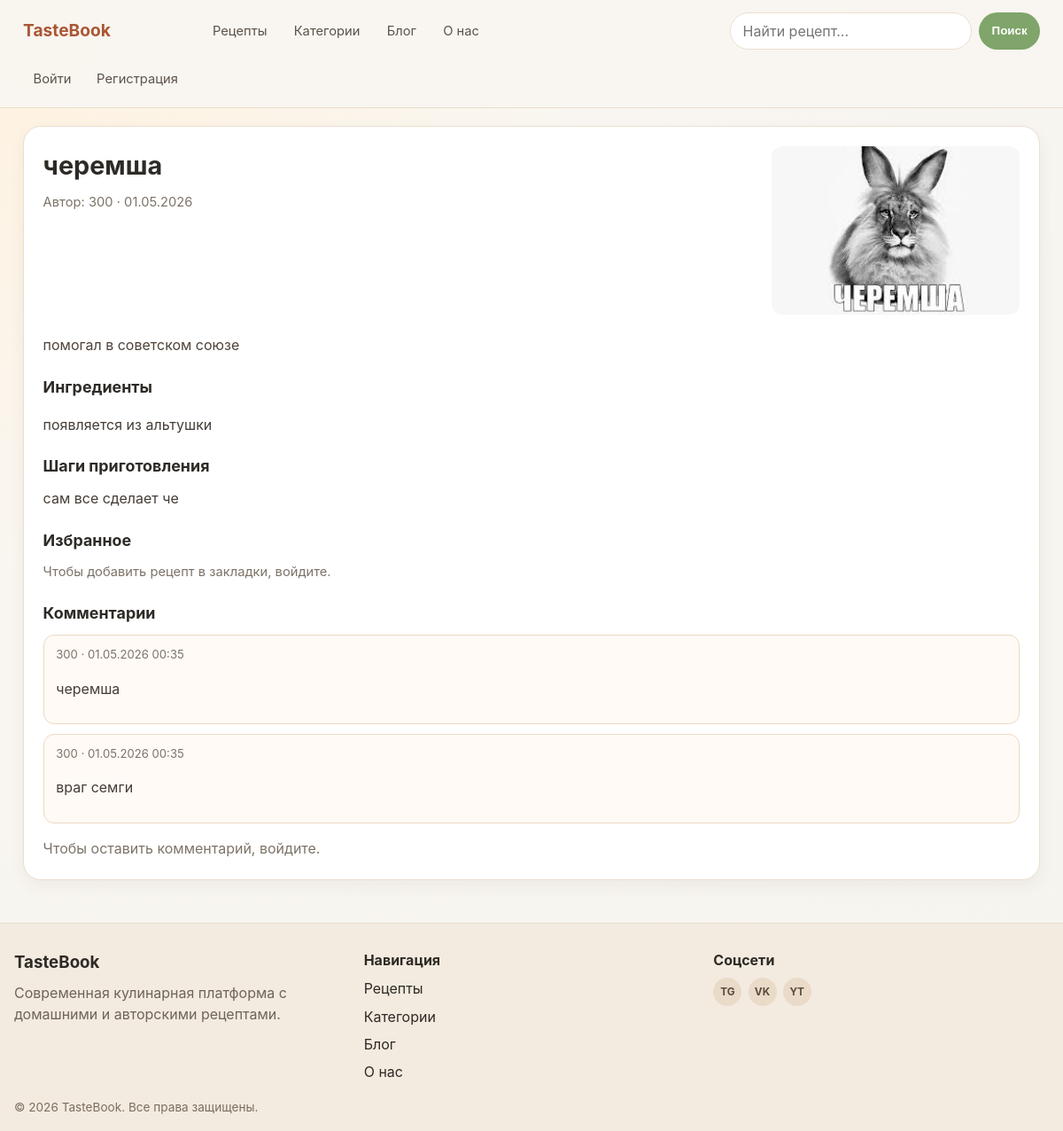
The app's page /recipe/2/ with its own data.
### recipes/models.py (models this page shows, shortened)
class Recipe(models.Model):
    title = models.CharField("Название", max_length=200)
    description = models.TextField("Описание", blank=True)
    ingredients = models.TextField("Ингредиенты")
    instructions = models.TextField("Инструкция по приготовлению")
    image = models.ImageField("Фото", upload_to="recipes/", blank=True, null=True)
    author = models.ForeignKey(
        settings.AUTH_USER_MODEL,
        verbose_name="Автор",
        on_delete=models.CASCADE,
        related_name="recipes",
    )
    category = models.ForeignKey(
        Category,
        verbose_name="Категория",
        on_delete=models.SET_NULL,
        related_name="recipes",
        null=True,
        blank=True,
    )
    is_seasonal = models.BooleanField("Сезонное блюдо", default=False)
    created_at = models.DateTimeField("Дата создания", auto_now_add=True)
    class Meta:
        verbose_name = "Рецепт"
        verbose_name_plural = "Рецепты"
        ordering = ("-created_at",)

class Comment(models.Model):
    recipe = models.ForeignKey(
        Recipe,
        verbose_name="Рецепт",
        on_delete=models.CASCADE,
        related_name="comments",
    )
    author = models.ForeignKey(
        settings.AUTH_USER_MODEL,
        verbose_name="Автор",
        on_delete=models.CASCADE,
        related_name="comments",
    )
    text = models.TextField("Текст комментария")
    created_at = models.DateTimeField("Дата создания", auto_now_add=True)
    class Meta:
        verbose_name = "Комментарий"
        verbose_name_plural = "Комментарии"
        ordering = ("created_at",)

### users/models.py (models this page shows)
class User(AbstractUser):
    is_blocked = models.BooleanField("заблокирован", default=False)
    class Meta:
        verbose_name = "Пользователь"
        verbose_name_plural = "Пользователи"

### recipes/views.py (the view, shortened to what this page needs)
# urls.py: path("recipe/<int:pk>/", views.recipe_detail, name="detail"),
def recipe_detail(request, pk):
    recipe = get_object_or_404(
        Recipe.objects.select_related("author", "category"),
        pk=pk,
    )
    comments = recipe.comments.select_related("author")
    comment_form = CommentForm()
    is_favorite = False
    if request.user.is_authenticated:
        is_favorite = Favorite.objects.filter(
            user=request.user, recipe=recipe
        ).exists()
    context = {
        "recipe": recipe,
        "comments": comments,
        "comment_form": comment_form,
        "is_favorite": is_favorite,
    }
    return render(request, "recipes/recipe_detail.html", context)

### recipes/forms.py
class CommentForm(forms.ModelForm):
    class Meta:
        model = Comment
        fields = ["text"]
        widgets = {
            "text": forms.Textarea(
                attrs={
                    "rows": 3,
                    "placeholder": "Напишите ваш комментарий...",
                }
            )
        }

### recipes/context_processors.py (called while the page is built)
def categories(request):
    return {"categories": Category.objects.all()}

### templates/recipes/recipe_detail.html (shortened to what this page needs)
{% extends "base.html" %}
{% block content %}
<article class="recipe">
    <header class="recipe__header">
        <div>
            <h1 class="recipe__title">{{ recipe.title }}</h1>
            <p class="recipe__meta">
                Автор: {{ recipe.author }} ·
                {{ recipe.created_at|date:"d.m.Y" }}
            </p>
        </div>
        {% if recipe.image %}
            <div class="recipe__image-wrapper">
                <img src="{{ recipe.image.url }}" alt="{{ recipe.title }}" class="recipe__image">
            </div>
        {% endif %}
    </header>
    {% if recipe.description %}
        <p class="recipe__description">{{ recipe.description }}</p>
    {% endif %}
    <section class="recipe__section">
        <h2 class="recipe__section-title">Ингредиенты</h2>
        <div class="recipe__ingredients">
            {% for line in recipe.ingredients.splitlines %}
                {% if line %}
                    <p class="recipe__ingredient">{{ line }}</p>
                {% endif %}
            {% endfor %}
        </div>
    </section>
    <section class="recipe__section">
        <h2 class="recipe__section-title">Шаги приготовления</h2>
        <div class="recipe__instructions">
            {{ recipe.instructions|linebreaksbr }}
        </div>
    </section>
    <section class="recipe__section">
        <h2 class="recipe__section-title">Избранное</h2>
        {% if user.is_authenticated %}
            <form method="post" action="{% url 'recipes:favorite_toggle' pk=recipe.pk %}">
                {% csrf_token %}
                <button type="submit" class="button button--ghost">
                    {% if is_favorite %}
                        Убрать из избранного
                    {% else %}
                        Добавить в избранное ❤️
                    {% endif %}
                </button>
            </form>
        {% else %}
            <p class="recipe__favorite-hint">
                Чтобы добавить рецепт в закладки,
                <a href="{% url 'users:login' %}?next={{ request.path }}">войдите</a>.
            </p>
        {% endif %}
    </section>
    <section class="recipe__section">
        <h2 class="recipe__section-title">Комментарии</h2>
        <div class="comments">
            {% for comment in comments %}
                <div class="comment">
                    <p class="comment__meta">
                        {{ comment.author }} · {{ comment.created_at|date:"d.m.Y H:i" }}
                    </p>
                    <p class="comment__text">
                        {{ comment.text|linebreaksbr }}
                    </p>
                </div>
            {% empty %}
                <p class="comments__empty">Комментариев пока нет. Будьте первым!</p>
            {% endfor %}
        </div>
        {% if user.is_authenticated %}
            <form method="post" class="form form--compact">
                {% csrf_token %}
                {{ comment_form.non_field_errors }}
                <div class="form__group">
                    <label for="{{ comment_form.text.id_for_label }}" class="form__label">
                        Ваш комментарий
                    </label>
                    {{ comment_form.text }}
                    {% for error in comment_form.text.errors %}
                        <p class="form__error">{{ error }}</p>
                    {% endfor %}
                </div>
                <button type="submit" class="button">Отправить</button>
            </form>
        {% else %}
            <p class="form__hint">
                Чтобы оставить комментарий,
                <a href="{% url 'users:login' %}?next={{ request.path }}">войдите</a>.
            </p>
        {% endif %}
    </section>
</article>
{% endblock %}

### templates/base.html (shortened to what this page needs)
<!DOCTYPE html>
<html lang="ru">
<head>
    {% load static %}
    <link rel="stylesheet" href="{% static 'css/style.css' %}">
</head>
<body class="page">
<header class="header">
    <div class="header__inner">
        <a href="{% url 'recipes:home' %}" class="logo">TasteBook</a>
        <nav class="nav nav--main">
            <a href="{% url 'recipes:home' %}" class="nav__link">Рецепты</a>
            <a href="{% url 'recipes:home' %}#categories" class="nav__link">Категории</a>
            <a href="{% url 'recipes:home' %}#blog" class="nav__link">Блог</a>
            <a href="{% url 'recipes:home' %}#about" class="nav__link">О нас</a>
        </nav>
        <form class="search" action="{% url 'recipes:home' %}" method="get" role="search">
            <input
                type="search"
                name="q"
                class="search__input"
                placeholder="Найти рецепт..."
                value="{{ request.GET.q|default:'' }}"
            >
            <button type="submit" class="search__button">Поиск</button>
        </form>
        <div class="header__auth">
            {% if user.is_authenticated %}
                <span class="header__user">{{ user.username }}</span>
                <a href="{% url 'recipes:favorites' %}" class="nav__link">Закладки</a>
                <a href="{% url 'users:profile' %}" class="nav__link">Профиль</a>
                <a href="{% url 'users:logout' %}" class="nav__link">Выйти</a>
            {% else %}
                <a href="{% url 'users:login' %}" class="nav__link">Войти</a>
                <a href="{% url 'users:register' %}" class="nav__link">Регистрация</a>
            {% endif %}
        </div>
    </div>
</header>
<main class="main">
    {% block content %}{% endblock %}
</main>
<footer class="footer" id="about">
    <div class="footer__inner">
        <div class="footer__column">
            <h3 class="footer__title">TasteBook</h3>
            <p class="footer__text">Современная кулинарная платформа с домашними и авторскими рецептами.</p>
        </div>
        <div class="footer__column">
            <h4 class="footer__subtitle">Навигация</h4>
            <div class="footer__links">
                <a href="{% url 'recipes:home' %}">Рецепты</a>
                <a href="{% url 'recipes:home' %}#categories">Категории</a>
                <a href="{% url 'recipes:home' %}#blog">Блог</a>
                <a href="{% url 'recipes:home' %}#about">О нас</a>
            </div>
        </div>
        <div class="footer__column">
            <h4 class="footer__subtitle">Соцсети</h4>
            <div class="socials">
                <a href="#" class="socials__link" aria-label="Telegram">TG</a>
                <a href="#" class="socials__link" aria-label="VK">VK</a>
                <a href="#" class="socials__link" aria-label="YouTube">YT</a>
            </div>
        </div>
    </div>
    <p class="footer__copy">© {% now "Y" %} TasteBook. Все права защищены.</p>
</footer>
</body>
</html>

### static/css/style.css (style rules this page uses)
:root { --bg: #f9f6f1; --surface: #ffffff; --surface-soft: #fffaf3; --text: #2e2a26; --muted: #7d7368; --primary: #c06a43; --primary-dark: #a95735; --accent: #7fa56a; --border: #eadfce; --shadow: 0 12px 32px rgba(57, 45, 36, 0.09); --radius: 18px; }
*, *::before, *::after { box-sizing: border-box; }
html, body { margin: 0; padding: 0; }
body.page { font-family: "Inter", "Segoe UI", system-ui, -apple-system, sans-serif; background: radial-gradient(circle at top left, #fff2df 0%, var(--bg) 38%, #f6f4ef 100%); color: var(--text); line-height: 1.55; }
a { color: inherit; text-decoration: none; }
.header { position: sticky; top: 0; z-index: 100; background: rgba(249, 246, 241, 0.9); backdrop-filter: blur(9px); border-bottom: 1px solid var(--border); }
.header__inner { max-width: 1180px; margin: 0 auto; padding: 0.85rem 1rem; display: grid; grid-template-columns: auto 1fr auto; gap: 1rem; align-items: center; }
.logo { font-weight: 700; font-size: 1.2rem; color: var(--primary-dark); }
.nav { display: flex; gap: 0.45rem; flex-wrap: wrap; }
.nav__link { padding: 0.38rem 0.72rem; border-radius: 999px; font-size: 0.92rem; color: #5c534a; transition: background 0.2s ease, color 0.2s ease; }
.search { display: flex; width: 100%; max-width: 350px; gap: 0.5rem; justify-self: end; }
.search__input { width: 100%; border: 1px solid var(--border); border-radius: 999px; padding: 0.5rem 0.85rem; background: #fff; color: var(--text); font: inherit; }
.search__button { border: none; border-radius: 999px; padding: 0.5rem 0.9rem; background: var(--accent); color: #fff; font-weight: 600; cursor: pointer; }
.header__auth { display: flex; align-items: center; justify-content: flex-end; gap: 0.35rem; flex-wrap: wrap; }
.main { max-width: 1180px; margin: 0 auto; padding: 1.25rem 1rem 3rem; }
.recipe { background: var(--surface); border: 1px solid var(--border); border-radius: calc(var(--radius) + 2px); padding: 1.35rem; box-shadow: 0 7px 18px rgba(69, 47, 29, 0.06); }
.recipe__header { display: grid; grid-template-columns: 1fr auto; gap: 1rem; }
.recipe__title { margin: 0 0 0.5rem; font-size: clamp(1.3rem, 2.4vw, 2rem); }
.recipe__meta, .recipe__favorite-hint, .comments__empty { margin: 0; color: var(--muted); font-size: 0.92rem; }
.recipe__image { width: 280px; height: 190px; object-fit: cover; border-radius: 12px; }
.recipe__description { color: #4e433a; margin: 1rem 0 0; }
.recipe__section { margin-top: 1.3rem; }
.recipe__section-title { margin: 0 0 0.65rem; font-size: 1.12rem; }
.recipe__instructions, .recipe__ingredient, .comment__text { color: #463d36; }
.comments { display: grid; gap: 0.65rem; margin-bottom: 1rem; }
.comment { background: #fffaf5; border: 1px solid #ecd9c3; border-radius: 12px; padding: 0.7rem 0.85rem; }
.comment__meta { margin: 0 0 0.3rem; color: var(--muted); font-size: 0.82rem; }
.form__hint { margin: 0.5rem 0 0; color: var(--muted); }
.footer { border-top: 1px solid var(--border); background: #f3ebdf; padding: 1.8rem 1rem 1rem; }
.footer__inner { max-width: 1180px; margin: 0 auto; display: grid; grid-template-columns: repeat(auto-fit, minmax(220px, 1fr)); gap: 1rem; }
.footer__title, .footer__subtitle { margin: 0 0 0.5rem; }
.footer__links { display: grid; gap: 0.4rem; }
.footer__text { color: #6e645a; margin: 0; }
.socials { display: flex; gap: 0.45rem; }
.socials__link { width: 2rem; height: 2rem; border-radius: 999px; display: inline-flex; align-items: center; justify-content: center; background: #e9dbc8; color: #5a4c3d; font-size: 0.74rem; font-weight: 700; }
.footer__copy { max-width: 1180px; margin: 1.1rem auto 0; font-size: 0.85rem; color: #7c6e5f; }

### records on screen
Recipe: title "черемша", author "300", created_at "01.05.2026", image (picture), description "помогал в советском союзе", splitlines "появляется из альтушки", instructions "сам все сделает че"
Comment: author "300", created_at "01.05.2026 00:35", text "черемша"
Comment: author "300", created_at "01.05.2026 00:35", text "враг семги"
